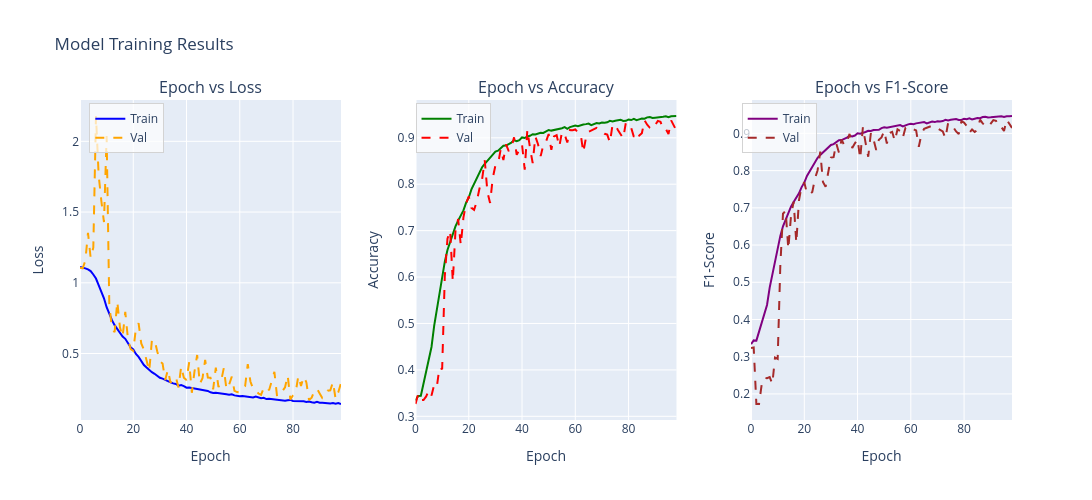

Write notebook code for a chart like this one.
### Code cell
# add tag: hide_cell
import plotly.graph_objects as go

history = wandb.Api().run(f'{run.entity}/{run.project}/{run.id}').history()

fig = make_subplots(
    rows=1, cols=3, 
    subplot_titles=('Epoch vs Loss', 'Epoch vs Accuracy', 'Epoch vs F1-Score'),
    horizontal_spacing=0.08
)

fig.add_trace(
    go.Scatter(x=history['epoch'], y=history['train/loss'], mode='lines', 
        name='Train', line=dict(color='blue', dash='solid'), 
        legend='legend'),
    row=1, col=1
)

fig.add_trace(
    go.Scatter(x=history['epoch'], y=history['val/loss'], mode='lines', 
        name='Val', line=dict(color='orange', dash='dash'), 
        legend='legend'),
    row=1, col=1
)

fig.add_trace(
    go.Scatter(x=history['epoch'], y=history['train/accuracy'], mode='lines', 
        name='Train', line=dict(color='green', dash='solid'), 
        legend='legend2'),
    row=1, col=2
)
fig.add_trace(
    go.Scatter(x=history['epoch'], y=history['val/accuracy'], mode='lines', 
        name='Val', line=dict(color='red', dash='dash'), 
        legend='legend2'),
    row=1, col=2
)

fig.add_trace(
    go.Scatter(x=history['epoch'], y=history['train/f1 score'], mode='lines', 
        name='Train', line=dict(color='purple', dash='solid'), 
        legend='legend3'),
    row=1, col=3
)
fig.add_trace(
    go.Scatter(x=history['epoch'], y=history['val/f1 score'], mode='lines', 
        name='Val', line=dict(color='brown', dash='dash'), 
        legend='legend3'),
    row=1, col=3
)

fig.update_layout(
    title_text='Model Training Results',
    height=500,
    width=1400,
    
    legend=dict(
        x=0.01, y=0.99, xanchor='left', yanchor='top', 
        bgcolor='rgba(255,255,255,0.7)', bordercolor='lightgrey', borderwidth=1
    ),
    legend2=dict(
        x=0.36, y=0.99, xanchor='left', yanchor='top', 
        bgcolor='rgba(255,255,255,0.7)', bordercolor='lightgrey', borderwidth=1
    ),
    legend3=dict(
        x=0.71, y=0.99, xanchor='left', yanchor='top', 
        bgcolor='rgba(255,255,255,0.7)', bordercolor='lightgrey', borderwidth=1
    )
)

fig.update_xaxes(title_text='Epoch', row=1, col=1)
fig.update_xaxes(title_text='Epoch', row=1, col=2)
fig.update_xaxes(title_text='Epoch', row=1, col=3)

fig.update_yaxes(title_text='Loss', row=1, col=1)
fig.update_yaxes(title_text='Accuracy', row=1, col=2)
fig.update_yaxes(title_text='F1-Score', row=1, col=3)

fig.write_image(format_fig(fig))
fig.show()
